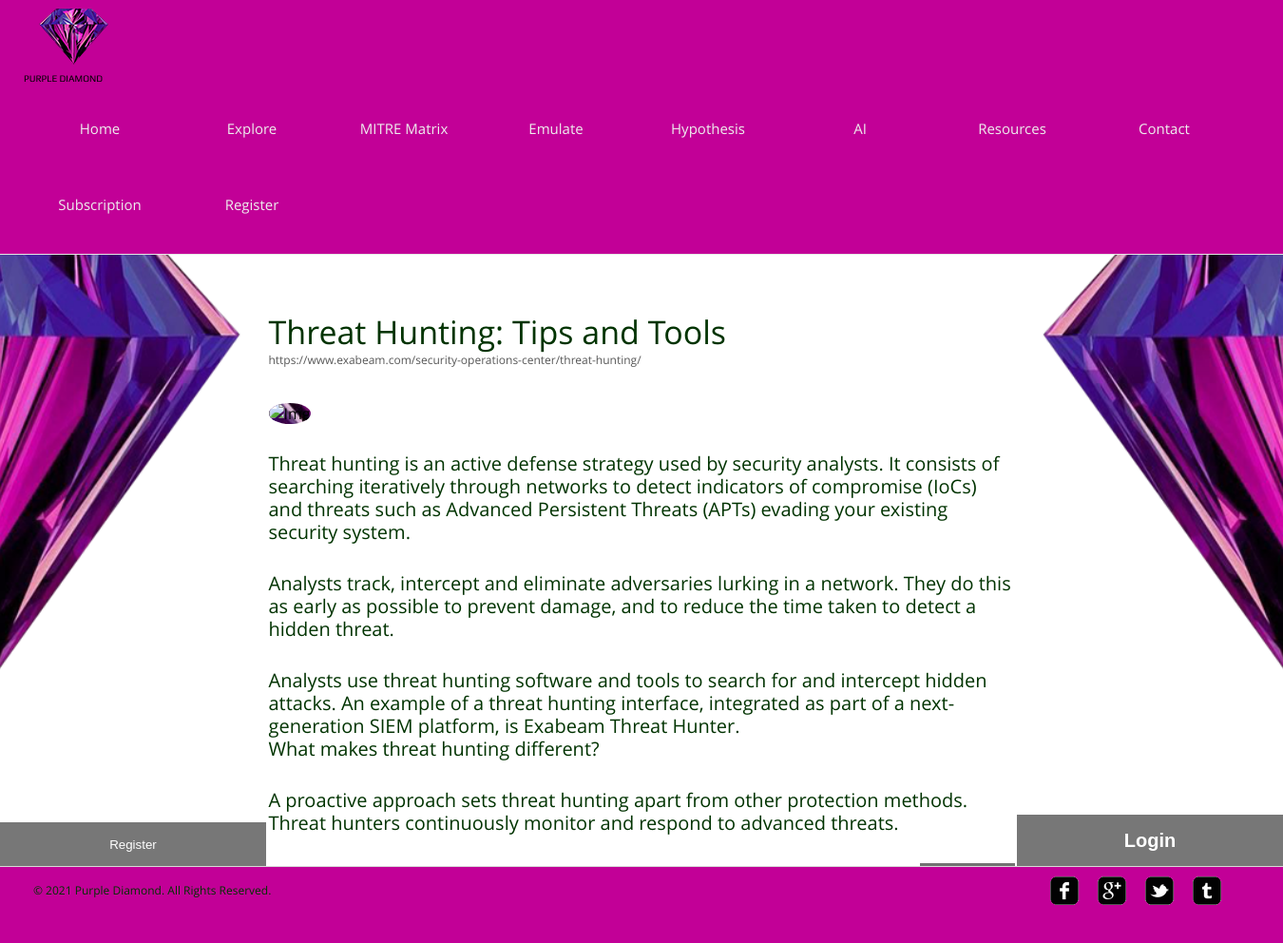
/temp/1/, run on the app's committed database.
### temp/models.py (models this page shows, shortened)
class blog(models.Model):
    topic = models.CharField(max_length=1024)
    content = models.TextField()
    reference = models.CharField(max_length=128)
    img = models.ImageField()
    month = models.IntegerField()
    year = models.IntegerField()
    totalread = models.IntegerField()

### temp/views.py (the view)
# urls.py: path("<int:pk>/", views.post_detail, name="post_detail"),
def post_detail(request, pk):
    flag = False
    if not request.user.is_authenticated:
        flag = True
    content = blog.objects.get(pk=pk)
    content.totalread = content.totalread + 1
    content.save()
    return render(request, "temp/post.html", {
        "flag": flag,
        "content": content
    })

### temp/templates/temp/post.html
{% extends "temp/layout.html" %}
{% load static %}
{% block body %}
	<div id="contents">
		<div class="post">
			<h1>{{ content.topic}}<span class="author">{{ content.reference }}</span></h1>
			<img id="postpic" src="{% static 'temp/images/{{content.img.url}}' %}" alt="Img">
			<p>
				{{ content.content | linebreaks }}
			</p>
			<span><a href="{% url 'temp:news' %}" class="more">Back to News</a></span>
		</div>
	</div>
{% endblock %}

### temp/static/temp/style.css (style rules this page uses)
body { background: url("images/backdoubleside.png") no-repeat center center fixed; -webkit-background-size: cover; -moz-background-size: cover; -o-background-size: cover; background-size: cover; border-radius: 50%; font-family: 'OpenSans'; margin: 0; }
img { background: url("images/backmain.jpg") no-repeat center center fixed; -webkit-background-size: cover; -moz-background-size: cover; -o-background-size: cover; background-size: cover; border-radius: 50%; border: 0; }
.clearfix:after, #contents:after { clear:both; content:""; display:block; height:1%; line-height:0; visibility:hidden; }
#contents { min-height: 510px; width: 880px; margin: 0 auto; padding: 54px 40px; }
h1 { color: #003300; font-size: 34px; font-weight: normal; line-height: 30px; margin: 0 0 30px; }
p { color: #003300; font-size: 20px; line-height: 24px; margin: 0 0 30px; }
.author { color: #585858; display: block; font-size: 12px; }
.more { background-color: #727272; color: #fff; display: inline-block; font-size: 14px; line-height: 30px; width: 100px; text-align: center; text-decoration: none; }
.news li > p span, .post > span { display: block; text-align: right; }
.post { width: 785px; margin: 0 auto; }
.post h1 { padding-top: 12px; }

### data on the page
blog: topic "Threat Hunting: Tips and Tools", reference "https://www.exabeam.com/security-operations-center/threat-hunting/", content "Threat hunting is an active defense strategy used by security analysts. It consists of searching iteratively through networks to detect indicators of compromise (IoCs) and threats such as Advanced Persistent Threats (APTs) evading your existing security system. Analysts track, intercept and eliminate adversaries lurking in a network. They do this as early as possible to prevent damage, and to reduce the time taken to detect a hidden threat. Analysts use threat hunting software and tools to search for and intercept hidden attacks. An example of a threat hunting interface, integrated as part of a next-generation SIEM platform, is Exabeam Threat Hunter. What makes threat hunting different? A…"
